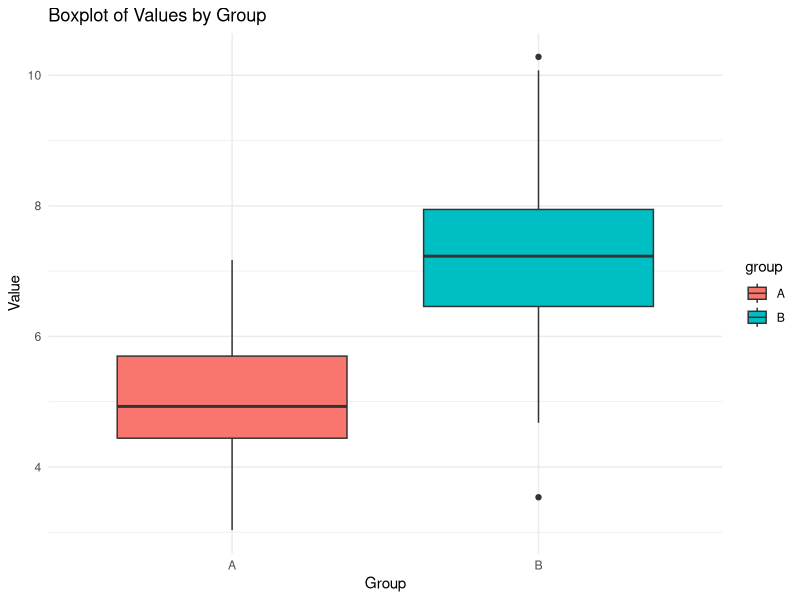

R code for this plot:
# Load necessary libraries
library(tidyverse)

# Generate some synthetic data for demonstration
set.seed(123)
data <- tibble(
  group = rep(c("A", "B"), each = 50),
  value = c(rnorm(50, mean = 5, sd = 1), rnorm(50, mean = 7, sd = 1.5))
)

# Perform a t-test to compare the means of the two groups
t_test_result <- t.test(value ~ group, data = data)
print(t_test_result)

# Plot the data with ggplot2
plot <- ggplot(data, aes(x = group, y = value, fill = group)) +
  geom_boxplot() +
  theme_minimal() +
  labs(title = "Boxplot of Values by Group",
       x = "Group",
       y = "Value")

print(plot)
